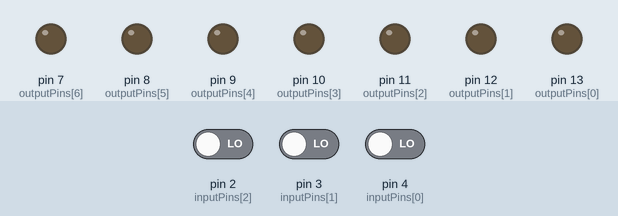
Recording of a sketch running on a simulated Arduino Uno, built with avr-gcc and run on an emulated ATmega328P. On the bench: output pins drawn as LEDs (lit = HIGH). Dashed ring = blinking. The inputs (shaded band) are chosen by the test bench; at power-on: pin 2 (inputPins[2]) LOW, pin 3 (inputPins[1]) LOW, pin 4 (inputPins[0]) LOW.

Above: at 1.4 s.
1.5 s: pin 2 (inputPins[2]) driven HIGH
At 2.2 s:
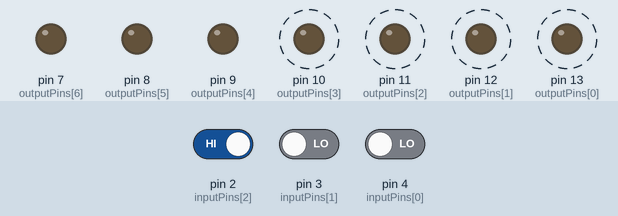
4.5 s: pin 3 (inputPins[1]) driven HIGH
At 5.25 s:
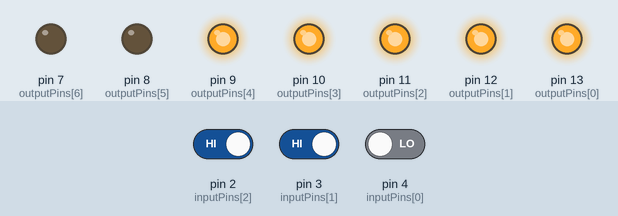
7.5 s: pin 3 (inputPins[1]) driven LOW
At 8.0 s:
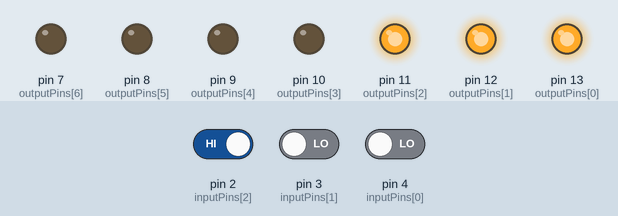
10.5 s: pin 4 (inputPins[0]) driven HIGH
At 11.83 s:
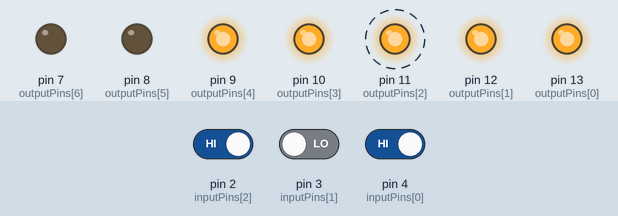
13.5 s: pin 3 (inputPins[1]) driven HIGH
At 14.15 s:
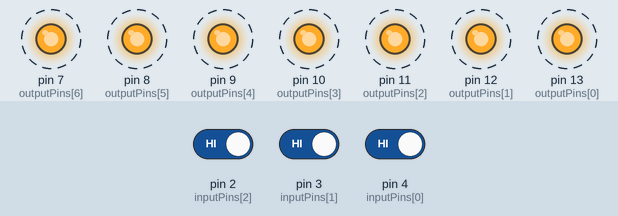
16.5 s: pin 2 (inputPins[2]) driven LOW
At 16.99 s:
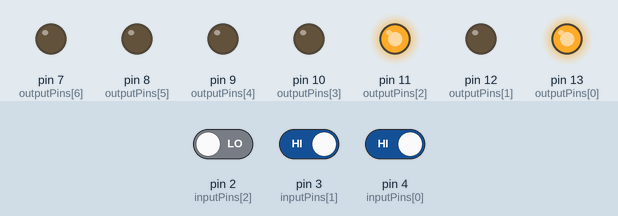
Timing chart, 0 to 38.2 s (numbered marks = the images above; inputs shaded):
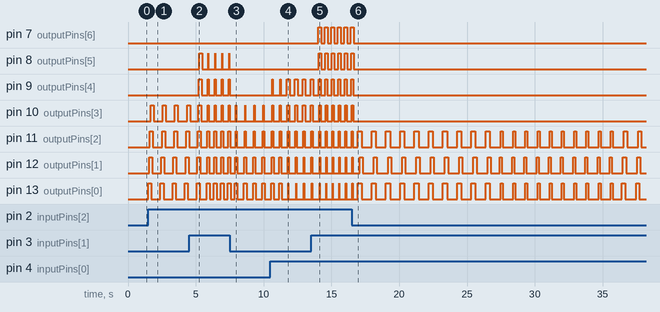

The sketch:

creative_day1b.ino
```cpp
#include <Arduino.h>

typedef void (* AnimationFunction)(int);

// Define input and output pins
int inputPins[] = { 4, 3, 2 };

int outputPins[] = { 13, 12, 11, 10, 9, 8, 7 };
int initialDelayTime = 225;
int delayTime = 25;  // Delay in milliseconds
int mode = 0;

void animatePins(int value);
void bounce(int value);
void backBounce(int value);
void outIn(int value);
void inOut(int value);

AnimationFunction animationFunctions[] = { animatePins, bounce, backBounce, outIn, inOut };

int numFunctions = sizeof(animationFunctions)/sizeof(animationFunctions[0]);

int loops = 0;

void setup()
{
    // Initialize input pins
    for (int i = 0; i<sizeof(inputPins)/sizeof(inputPins[0]); i++) {
        pinMode(inputPins[i], INPUT);
    }

    // Initialize output pins
    for (int i = 0; i<sizeof(outputPins)/sizeof(outputPins[0]); i++) {
        pinMode(outputPins[i], OUTPUT);
    }
}

int calcPins()
{
    int pinVal = 1;
    int total = 0;
    for (int i = 0; i<sizeof(inputPins)/sizeof(inputPins[0]); i++) {
        if (digitalRead(inputPins[i])==HIGH) {
            total += pinVal;
        }
        pinVal *= 2;
    }
    return total;
}

void loop()
{
    int value = calcPins();
    if (value!=0) {
        delayTime = initialDelayTime / value;
        AnimationFunction animation = animationFunctions[mode];
        animation(value);
    } else {
        delay(100);
    }

    loops++;
    if (loops%10==0) {
        mode = (mode+1)%5;
        Serial.print("Mode: ");
        Serial.println(mode);
    }
    delay(8*delayTime);
}

void animatePins(int value)
{
    for (int i = 0; i<value; i++) {
        digitalWrite(outputPins[i], HIGH);
        delay(delayTime);
    }

    for (int i = 0; i<value; i++) {
        digitalWrite(outputPins[i], LOW);
        delay(delayTime);
    }
}

void bounce(int value)
{
    for (int i = 0; i<value; i++) {
        digitalWrite(outputPins[i], HIGH);
        delay(delayTime/2);
    }

    for (int i = value-1; i>=0; i--) {
        digitalWrite(outputPins[i], LOW);
        delay(delayTime/2);
    }
}

void backBounce(int value)
{
    for (int i = value-1; i>=0; i--) {
        digitalWrite(outputPins[i], HIGH);
        delay(delayTime/2);
    }

    for (int i = 0; i<value; i++) {
        digitalWrite(outputPins[i], LOW);
        delay(delayTime/2);
    }
}

void outIn(int value)
{
    for (int i = 0; i<value/2+1; i++) {
        int left = i;
        int right = value-i-1;
        digitalWrite(outputPins[left], HIGH);
        digitalWrite(outputPins[right], HIGH);
        delay(2*delayTime);
    }

    for (int i = 0; i<value/2+1; i++) {
        int left = i;
        int right = value-i-1;
        digitalWrite(outputPins[left], LOW);
        digitalWrite(outputPins[right], LOW);
        delay(delayTime);
    }
}

void inOut(int value)
{
    for (int i = 0; i<=(value-1)/2; i++) {
        int left = (value-1)/2-i;
        int right = value/2+i;
        digitalWrite(outputPins[left], HIGH);
        digitalWrite(outputPins[right], HIGH);
        delay(delayTime);
    }

    for (int i = 0; i<=(value-1)/2; i++) {
        int left = (value-1)/2-i;
        int right = value/2+i;
        digitalWrite(outputPins[left], LOW);
        digitalWrite(outputPins[right], LOW);
        delay(delayTime);
    }
}
```

Measured:
- after the input at 1.5 s, pin 10 (outputPins[3]): alternates HIGH for 0.22 s and LOW for 0.67 s, starting after 0.17 s; pin 11 (outputPins[2]): alternates HIGH for 0.22 s and LOW for 0.67 s, starting after 0.11 s
- after the input at 4.5 s, pin 8 (outputPins[5]): LOW → HIGH after 0.77 s, then repeats every 0.44 s: LOW 0.42 s, HIGH 0.02 s; pin 9 (outputPins[4]): LOW → HIGH after 0.73 s, then repeats every 0.50 s: LOW 0.44 s, HIGH 0.05 s
- after the input at 7.5 s, pin 8 (outputPins[5]), pin 9 (outputPins[4]): stops changing and stays LOW
- after the input at 10.5 s, pin 9 (outputPins[4]): goes HIGH 0.02 s, LOW 0.56 s, HIGH 0.02 s, LOW 0.47 s, 3 × (HIGH 0.20 s, LOW 0.38 s), then HIGH, starting after 0.15 s
- after the input at 13.5 s, pin 7 (outputPins[6]): alternates HIGH for 0.21 s and LOW for 0.27 s, starting after 0.54 s; pin 8 (outputPins[5]): alternates HIGH for 0.18 s and LOW for 0.30 s, starting after 0.56 s
- after the input at 16.5 s, pin 7 (outputPins[6]): goes on until 16.7 s, then stays LOW; pin 8 (outputPins[5]), pin 9 (outputPins[4]), pin 10 (outputPins[3]): goes on until 16.6 s, then stays LOW
